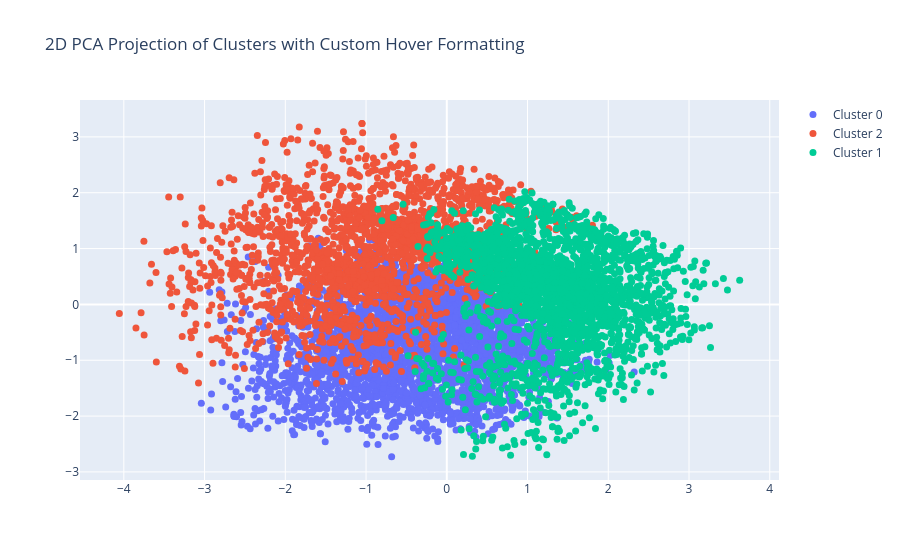

The notebook cell this image was saved under:
### Code cell
import plotly.graph_objects as go

# נבנה את ה-DataFrame עם כל המידע (כמו קודם)
df_pca_2d = pd.DataFrame(X_pca[:, :2], columns=['PCA1', 'PCA2'])
df_pca_2d['cluster'] = clusters.astype(str)
df_pca_2d = pd.concat([
    df_pca_2d.reset_index(drop=True),
    data_filtered_with_clusters2.reset_index(drop=True)[
        ['budget', 'popularity', 'return_on_investment_ratio', 'num_genres', 'release_year', 'num_production_companies']
    ]
], axis=1)

# מגדירים את scatter עם hovertemplate מותאם אישית
fig = go.Figure()

for cluster_id in df_pca_2d['cluster'].unique():
    cluster_data = df_pca_2d[df_pca_2d['cluster'] == cluster_id]
    fig.add_trace(go.Scatter(
        x=cluster_data['PCA1'],
        y=cluster_data['PCA2'],
        mode='markers',
        name=f'Cluster {cluster_id}',
        marker=dict(size=7),
        hovertemplate=(
            'cluster=%{text}<br>' +
            'budget=%{customdata[0]:.2f}<br>' +
            'popularity=%{customdata[1]:.2f}<br>' +
            'return_on_investment_ratio=%{customdata[2]:.2f}<br>' +
            'num_genres=%{customdata[3]}<br>' +
            'release_year=%{customdata[4]}<br>' +
            'num_production_companies=%{customdata[5]}<extra></extra>'
        ),
        text=cluster_data['cluster'],
        customdata=cluster_data[['budget', 'popularity', 'return_on_investment_ratio',
                                'num_genres', 'release_year', 'num_production_companies']].values
    ))

fig.update_layout(title='2D PCA Projection of Clusters with Custom Hover Formatting')
fig.show()

### Figure 1 — Plotly figure (JSON) as saved in the notebook; plotly's stock layout.template omitted (floating-point values rounded to 4 significant figures; data arrays with more than 128 entries replaced by an {"elided": "..."} marker saying what was removed)
{"data": [{"customdata": {"elided": "3671x6 float values"}, "hovertemplate": "cluster=%{text}<br>budget=%{customdata[0]:.2f}<br>popularity=%{customdata[1]:.2f}<br>return_on_investment_ratio=%{customdata[2]:.2f}<br>num_genres=%{customdata[3]}<br>release_year=%{customdata[4]}<br>num_production_companies=%{customdata[5]}<extra></extra>", "marker": {"size": 7}, "mode": "markers", "name": "Cluster 0", "text": {"elided": "3671 str values"}, "type": "scatter", "x": {"elided": "3671 float values"}, "y": {"elided": "3671 float values"}}, {"customdata": {"elided": "2128x6 float values"}, "hovertemplate": "cluster=%{text}<br>budget=%{customdata[0]:.2f}<br>popularity=%{customdata[1]:.2f}<br>return_on_investment_ratio=%{customdata[2]:.2f}<br>num_genres=%{customdata[3]}<br>release_year=%{customdata[4]}<br>num_production_companies=%{customdata[5]}<extra></extra>", "marker": {"size": 7}, "mode": "markers", "name": "Cluster 2", "text": {"elided": "2128 str values"}, "type": "scatter", "x": {"elided": "2128 float values"}, "y": {"elided": "2128 float values"}}, {"customdata": {"elided": "2542x6 float values"}, "hovertemplate": "cluster=%{text}<br>budget=%{customdata[0]:.2f}<br>popularity=%{customdata[1]:.2f}<br>return_on_investment_ratio=%{customdata[2]:.2f}<br>num_genres=%{customdata[3]}<br>release_year=%{customdata[4]}<br>num_production_companies=%{customdata[5]}<extra></extra>", "marker": {"size": 7}, "mode": "markers", "name": "Cluster 1", "text": {"elided": "2542 str values"}, "type": "scatter", "x": {"elided": "2542 float values"}, "y": {"elided": "2542 float values"}}], "layout": {"title": {"text": "2D PCA Projection of Clusters with Custom Hover Formatting"}}}
